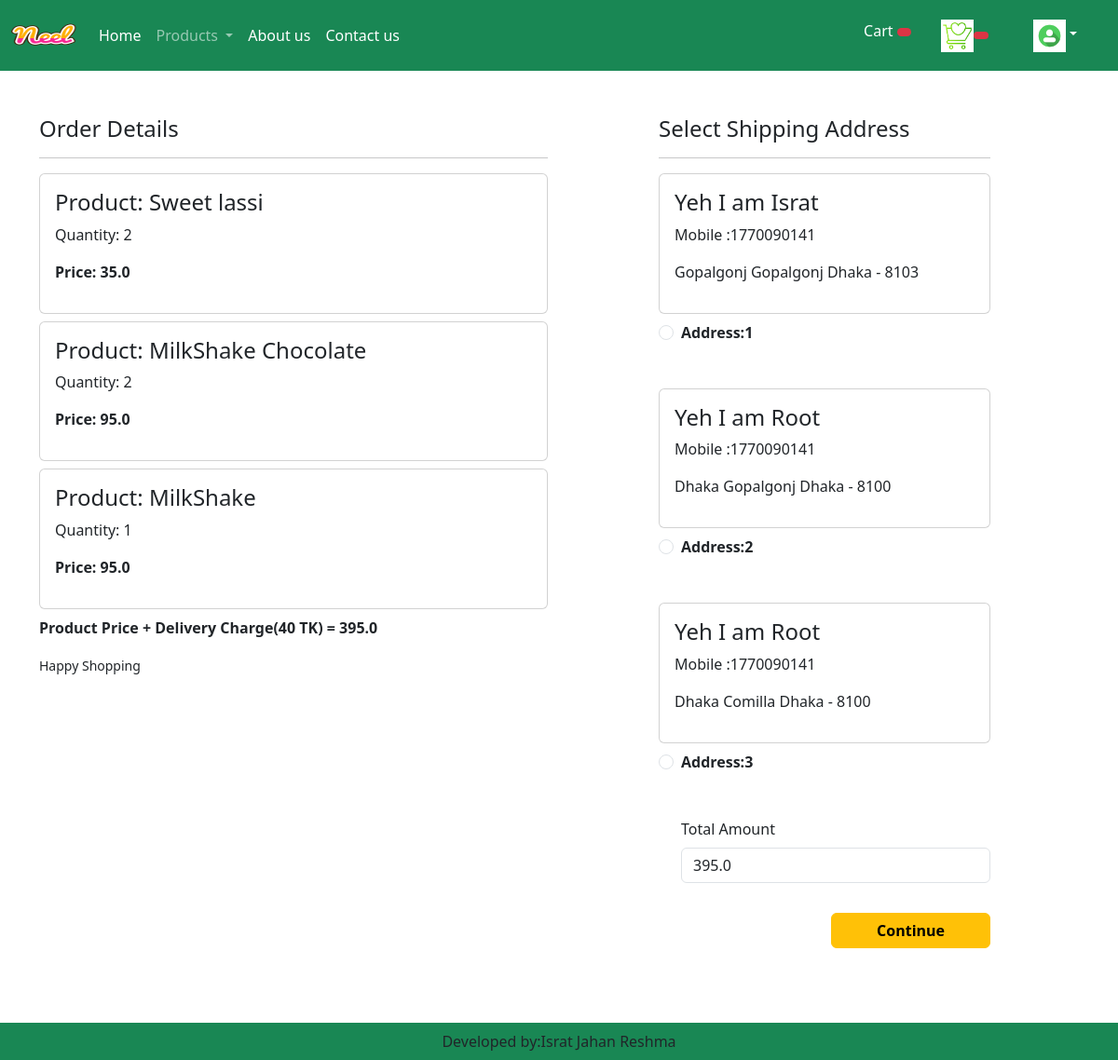
/bkash/ (signed in), run on the app's committed database.
### app/models.py (models this page shows, shortened)
class Cart(models.Model):
    user = models.ForeignKey(User,on_delete=models.CASCADE)
    product = models.ForeignKey(Product,on_delete=models.CASCADE)
    quantity = models.PositiveIntegerField(default = 1)

class Product(models.Model):
    title=models.CharField(max_length=100)
    selling_price=models.FloatField()
    discounted_price = models.FloatField()
    description = models.TextField(default='')
    composition = models.TextField(default='')
    prodapp = models.TextField(default='')
    category = models.CharField(choices=CATEGORY_CHOICES,max_length= 10)
    product_image = models.ImageField(upload_to= 'product/',null=True,blank=True,default=None)

class Customer(models.Model):
    user = models.ForeignKey(User,on_delete=models.CASCADE)
    name = models.CharField(max_length=200)
    locality = models.CharField(max_length=200)
    city=models.CharField(max_length=50)
    mobile = models.IntegerField(default=0)
    zipcode=models.IntegerField()
    state=models.CharField(choices=STATE_CHOICES,max_length=100)

### app/views.py (the view)
# urls.py: path('bkash/', views.bkash,name="search"),
def bkash(request):
    if request.method == 'GET':
        user=request.user
        add=Customer.objects.filter(user=user)
        cart_items=Cart.objects.filter(user=user)
        totalamount=0
        for p in cart_items:
            totalamount +=p.quantity*p.product.discounted_price
        totalamount+=40
    return render(request, "app/bkash.html",locals())

### app/templates/app/bkash.html (shortened to what this page needs)
{% extends "app/base.html" %}
{% load static %}
{% block main-content %}
  <div class="container">
    <div class="row mt-5">
        <div class="col-sm-6">
            <h4>Order Details</h4>
            <hr>
            {% for item in cart_items %}
            <div class="card mb-2">
                <div class="card-body">
                    <h4>Product: {{item.product.title}}</h4>
                    <p>Quantity: {{item.quantity}}</p>
                    <p class ="fw-bold">Price: {{item.product.discounted_price}}</p>
                </div>
            </div>
            {% endfor %}
            <p class="fw-bold"> Product Price + Delivery Charge(40 TK) = {{totalamount}}</p>
            <small>Happy Shopping</small>
        </div>
        <div class="col-sm-4 offset-sm-1">
            <h4>Select Shipping Address</h4>
            <hr>
            <form method="post" id="myform">
                {% for ad  in add %}
                <div class="card">
                    <div class="card-body">
                        <h4>{{ad.name}}</h4>
                        <p>Mobile :{{ad.mobile}}</p>
                        <p>{{ad.locality}} {{ad.city}} {{ad.state}} - {{ad.zipcode}}<p>
                    </div>
                </div>
                <div class="form-check mt-2 mb-5">
                    <input class="form-check-input" type="radio" name="custid" id="custadd{{forloop.counter}}" value="{{ad.id}}">
                    <label class="form-check-label fw-bold" for="custadd{{forloop.counter}}">
                        Address:{{forloop.counter}}</label>
                </div>
                {% endfor %}
                <div class="form-check mb-3">
                    <label for="totamount" class="form-label">Total Amount</label>
                    <input type="number" class="form-control" name="totamount" value={{totalamount}} readonly>
                </div>
            </form>
            <div class="text-end">
                <button id="bKash_button" type="submit" class="btn btn-warning mt-3 px-5 fw-bold">Continue</button>
                <br><br><br><br><br><br>
            </div>
        </div>
    </div>
</div>
{% endblock main-content %}

### data on the page
Cart: product "Sweet lassi", quantity "2", product.discounted_price "35.0"
Cart: product "MilkShake Chocolate", quantity "2", product.discounted_price "95.0"
Cart: product "MilkShake", quantity "1", product.discounted_price "95.0"
Customer: name "Yeh I am Israt", mobile "1770090141", locality "Gopalgonj", city "Gopalgonj", state "Dhaka", zipcode "8103"
Customer: name "Yeh I am Root", mobile "1770090141", locality "Dhaka", city "Gopalgonj", state "Dhaka", zipcode "8100"
Customer: name "Yeh I am Root", mobile "1770090141", locality "Dhaka", city "Comilla", state "Dhaka", zipcode "8100"

### other printed values
{{ totalamount }} "395.0"
